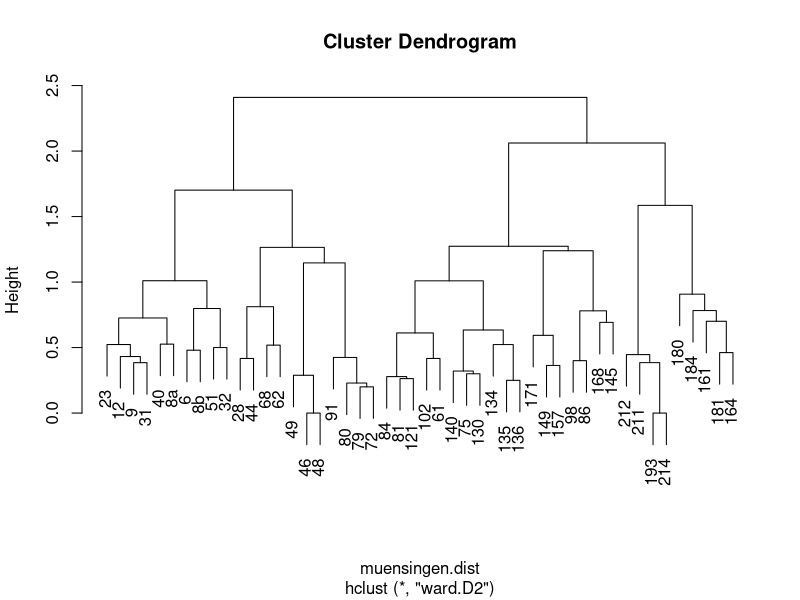
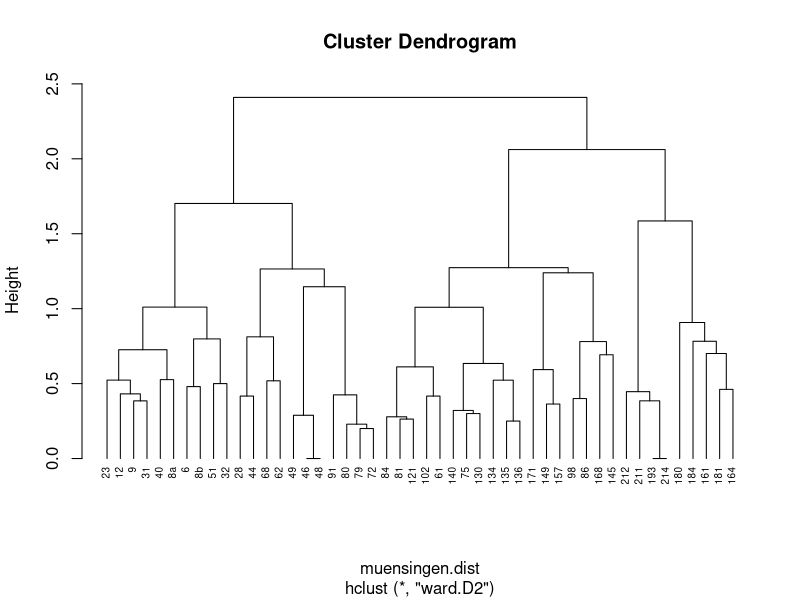
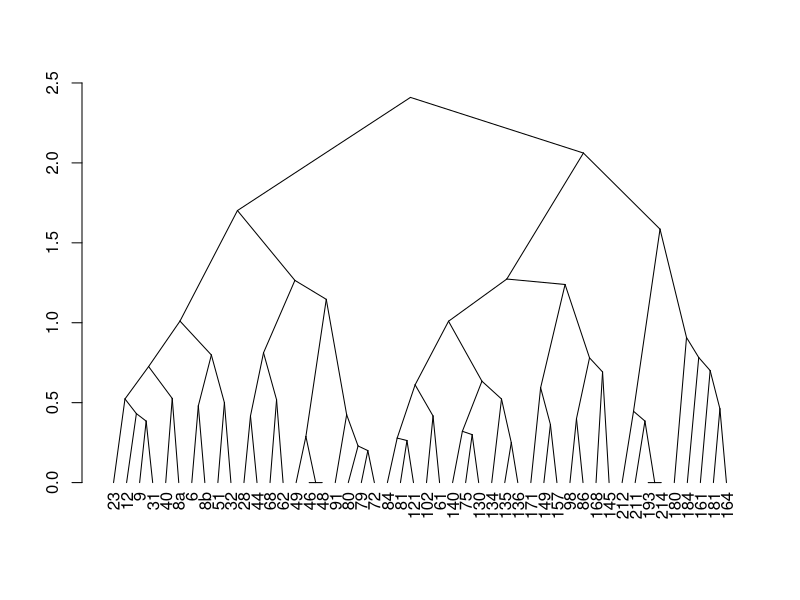
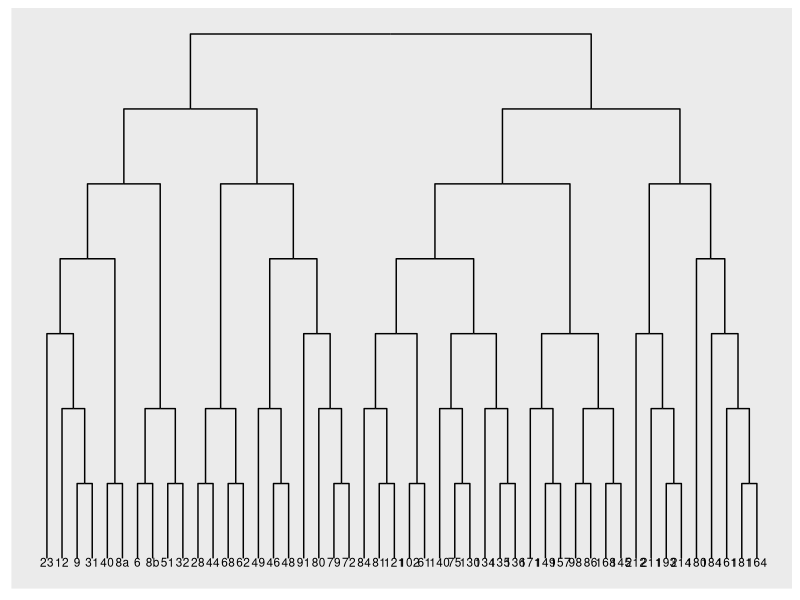
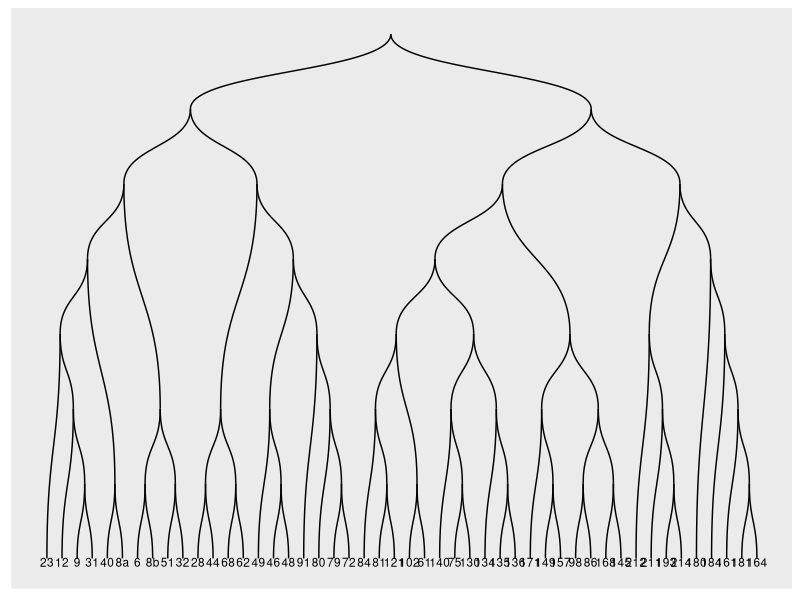
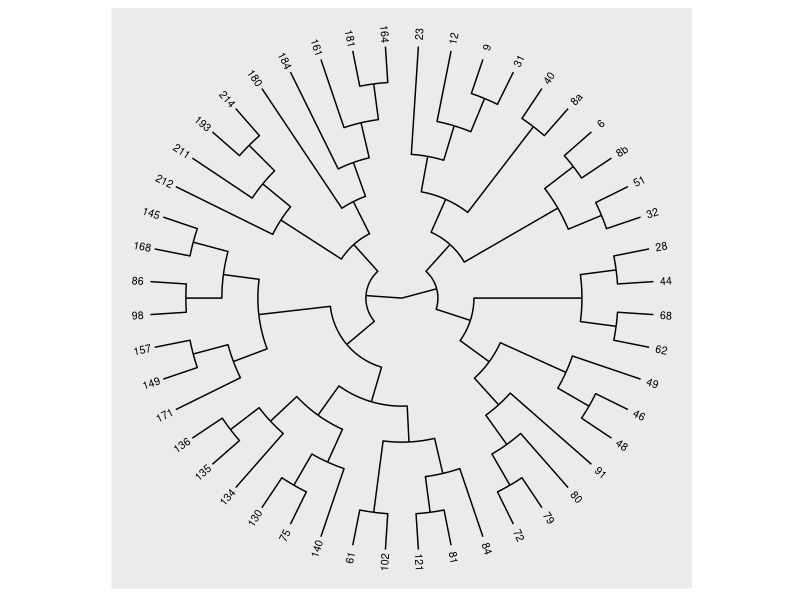

Generate these figures, in order, with R:
## ---- chunk 1
knitr::opts_chunk$set(echo = TRUE, fig.width=12, fig.height=8)
## ---- chunk 2
muensingen <- read.csv("../seriation/muensingen_typochrono_bern_2018.csv", row.names = 1)
muensingen_data <- muensingen[1:35]
muensingen_phases <- muensingen[36]
## ---- chunk 3
library(vegan)

muensingen.dist <- vegdist(muensingen, method = "jacc")
muensingen.hclust <- hclust(muensingen.dist, method = "ward.D2")

plot(muensingen.hclust)
# Put the labels at the same height: hang = -1
plot(muensingen.hclust, hang = -1, cex = 0.6)
# As Triangle Dendrogram
muensingen.dg <- as.dendrogram(muensingen.hclust)
plot(muensingen.dg, type="triangle")

# ggplot (ggraph)
library(ggraph)

ggraph(muensingen.dg, 'dendrogram') + 
    geom_edge_elbow() + 
geom_node_text(aes(x = x, y=-0.05, filter=leaf, 
                 angle = node_angle(x, y), label = label), 
             size=3)

# rounded
ggraph(muensingen.dg, 'dendrogram') + 
    geom_edge_diagonal() + 
geom_node_text(aes(x = x, y=-0.05, filter=leaf, 
                 angle = node_angle(x, y), label = label), 
             size=3)

# circular
ggraph(muensingen.dg, 'dendrogram', circular = TRUE) + 
    geom_edge_elbow() + 
    coord_fixed() +
  geom_node_text(aes(x = x*1.05, y=y*1.05, filter = leaf, label=label, angle = node_angle(x, y)), size=2.7, alpha=1)
